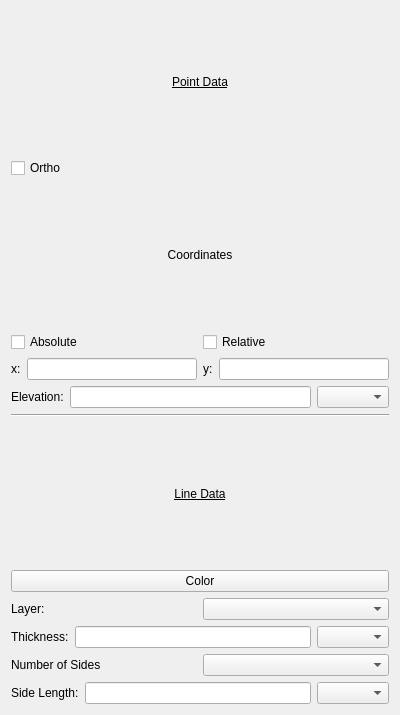
<?xml version="1.0" encoding="UTF-8"?>
<ui version="4.0">
 <class>lpPolygons</class>
 <widget class="QWidget" name="lpPolygons">
  <property name="geometry">
   <rect>
    <x>0</x>
    <y>0</y>
    <width>400</width>
    <height>715</height>
   </rect>
  </property>
  <property name="windowTitle">
   <string>Form</string>
  </property>
  <layout class="QVBoxLayout" name="verticalLayout">
   <item>
    <widget class="QLabel" name="PointData">
     <property name="font">
      <font>
       <underline>true</underline>
      </font>
     </property>
     <property name="text">
      <string>Point Data</string>
     </property>
     <property name="alignment">
      <set>Qt::AlignCenter</set>
     </property>
    </widget>
   </item>
   <item>
    <widget class="QCheckBox" name="OrthocheckBox">
     <property name="text">
      <string>Ortho</string>
     </property>
    </widget>
   </item>
   <item>
    <widget class="QLabel" name="Coordinates">
     <property name="font">
      <font>
       <underline>false</underline>
      </font>
     </property>
     <property name="text">
      <string>Coordinates</string>
     </property>
     <property name="alignment">
      <set>Qt::AlignCenter</set>
     </property>
    </widget>
   </item>
   <item>
    <layout class="QHBoxLayout" name="horizontalLayout">
     <item>
      <widget class="QCheckBox" name="AbsoluteCheckBox">
       <property name="text">
        <string>Absolute</string>
       </property>
      </widget>
     </item>
     <item>
      <widget class="QCheckBox" name="RelativeCheckBox">
       <property name="text">
        <string>Relative</string>
       </property>
      </widget>
     </item>
    </layout>
   </item>
   <item>
    <layout class="QHBoxLayout" name="horizontalLayout_2">
     <item>
      <widget class="QLabel" name="XLabel">
       <property name="text">
        <string>x:</string>
       </property>
      </widget>
     </item>
     <item>
      <widget class="QLineEdit" name="XlineEdit"/>
     </item>
     <item>
      <widget class="QLabel" name="YLabel">
       <property name="text">
        <string>y:</string>
       </property>
      </widget>
     </item>
     <item>
      <widget class="QLineEdit" name="YLineEdit"/>
     </item>
    </layout>
   </item>
   <item>
    <layout class="QHBoxLayout" name="horizontalLayout_3">
     <item>
      <widget class="QLabel" name="Elevation">
       <property name="text">
        <string>Elevation:</string>
       </property>
      </widget>
     </item>
     <item>
      <widget class="QLineEdit" name="ElevationLineEdit"/>
     </item>
     <item>
      <widget class="QComboBox" name="ElevationLomboBox"/>
     </item>
    </layout>
   </item>
   <item>
    <widget class="Line" name="line">
     <property name="orientation">
      <enum>Qt::Horizontal</enum>
     </property>
    </widget>
   </item>
   <item>
    <widget class="QLabel" name="LineData">
     <property name="font">
      <font>
       <underline>true</underline>
      </font>
     </property>
     <property name="text">
      <string>Line Data</string>
     </property>
     <property name="alignment">
      <set>Qt::AlignCenter</set>
     </property>
    </widget>
   </item>
   <item>
    <widget class="QPushButton" name="Color">
     <property name="text">
      <string>Color</string>
     </property>
    </widget>
   </item>
   <item>
    <layout class="QHBoxLayout" name="horizontalLayout_4">
     <item>
      <widget class="QLabel" name="Layer">
       <property name="text">
        <string>Layer:</string>
       </property>
      </widget>
     </item>
     <item>
      <widget class="QComboBox" name="LayerComboBox"/>
     </item>
    </layout>
   </item>
   <item>
    <layout class="QHBoxLayout" name="horizontalLayout_5">
     <item>
      <widget class="QLabel" name="Thickness">
       <property name="text">
        <string>Thickness:</string>
       </property>
      </widget>
     </item>
     <item>
      <widget class="QLineEdit" name="ThicknessLineEdit"/>
     </item>
     <item>
      <widget class="QComboBox" name="ThicknessComboBox"/>
     </item>
    </layout>
   </item>
   <item>
    <layout class="QHBoxLayout" name="horizontalLayout_6">
     <item>
      <widget class="QLabel" name="NumberOfSides">
       <property name="text">
        <string>Number of Sides</string>
       </property>
      </widget>
     </item>
     <item>
      <widget class="QComboBox" name="NumberOfSidesComboBox"/>
     </item>
    </layout>
   </item>
   <item>
    <layout class="QHBoxLayout" name="horizontalLayout_7">
     <item>
      <widget class="QLabel" name="SideLength">
       <property name="text">
        <string>Side Length:</string>
       </property>
      </widget>
     </item>
     <item>
      <widget class="QLineEdit" name="SideLengthLineEdit"/>
     </item>
     <item>
      <widget class="QComboBox" name="SideLengthComboBox"/>
     </item>
    </layout>
   </item>
  </layout>
 </widget>
 <resources/>
 <connections/>
</ui>
